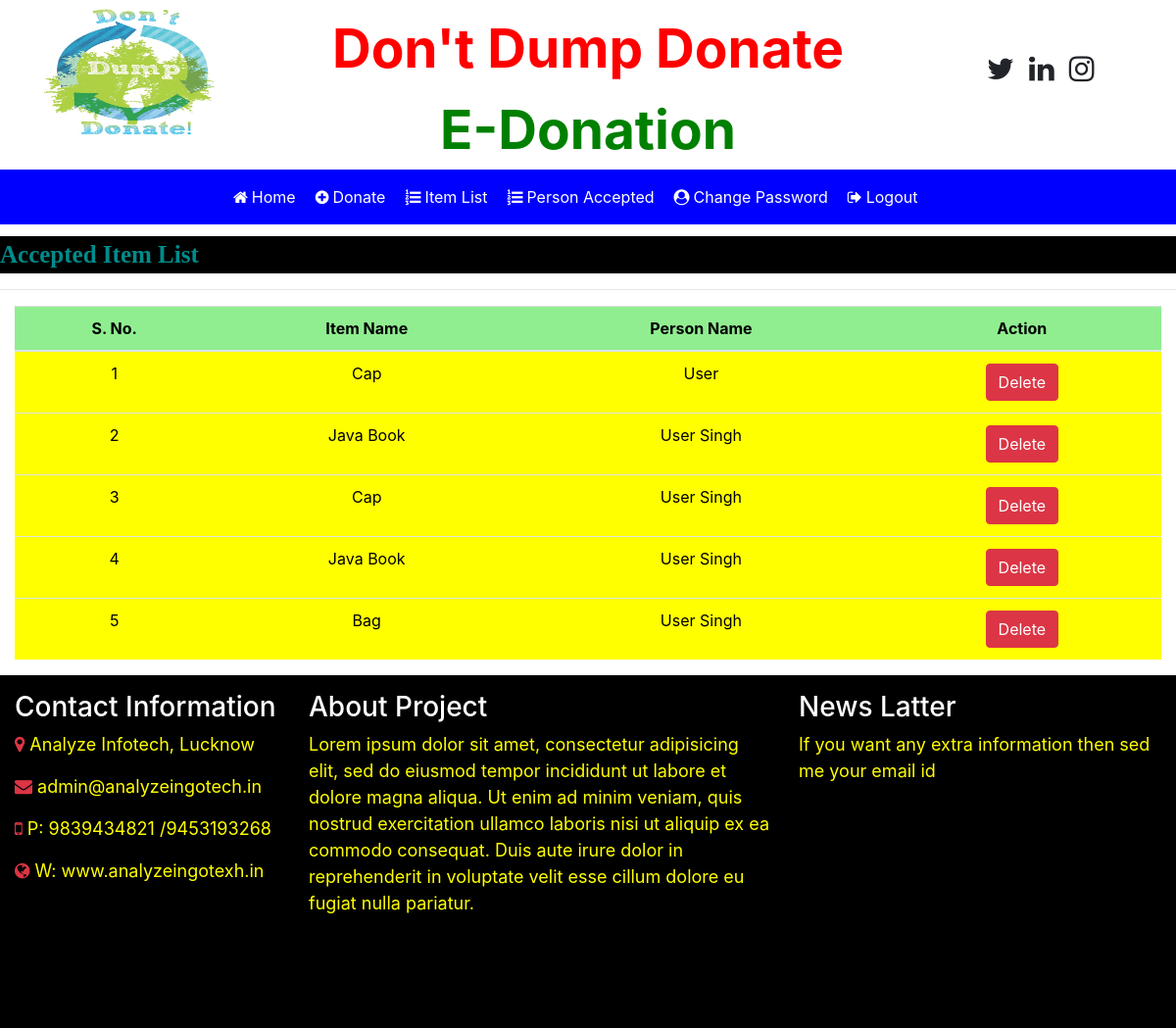
Page /applyed_condidate on the committed database.
### job/models.py (models this page shows)
class Applyjob(models.Model):
    fname = models.CharField(max_length=20,null=True)
    lname = models.CharField(max_length=20,null=True)
    mobile = models.CharField(max_length=20,null=True)
    email = models.CharField(max_length=20,null=True)
    experience = models.CharField(max_length=20,null=True)
    qualification = models.CharField(max_length=20,null=True)
    gender = models.CharField(max_length=10,null=True)
    image = models.FileField(null=True)
    num = models.CharField(max_length=40,null=True)

### job/views.py (the view)
# urls.py: path('applyed_condidate',applyed_condidate,name="applyed_condidate"),
def applyed_condidate(request):
    data=Applyjob.objects.all()
    d={'data':data}
    return render(request,'applyed_condidate.html',d)

### job/templates/applyed_condidate.html (shortened to what this page needs)
{% include 'recuiter_navigation.html' %}
<marquee style="font-family: 'Monotype Corsiva'; font-size:25px; color:darkcyan; background-color:black; font-weight:bold; margin-top:1%">
        Accepted Item List
</marquee>
<hr>
<div class="container-fluid">
<table class="table table-hover " id="example">
    <thead>
    <tr style="background-color: lightgreen; color : black">
        <th>S. No.</th>
        <th>Item Name</th>
        <th>Person Name</th>
        <th>Action</th>
    </tr>
    </thead>
    <tbody style="background-color:yellow; color: black">
    {% for i in data %}
    <tr>
        <td>{{forloop.counter}}</td>
        <td>{{i.lname}}</td>
        <td>{{i.fname}}</td>
        <td><a href="" class="btn btn-danger">Delete</a></td>
    </tr>
    {% endfor %}
    </tbody>
</table>
</div>
{% include 'footer.html' %}

### job/templates/applyed_condidate.html (style rules this page uses)
tr { text-align:center }

### rows in the picture
Applyjob: lname "Cap", fname "User"
Applyjob: lname "Java Book", fname "User Singh"
Applyjob: lname "Cap", fname "User Singh"
Applyjob: lname "Java Book", fname "User Singh"
Applyjob: lname "Bag", fname "User Singh"
